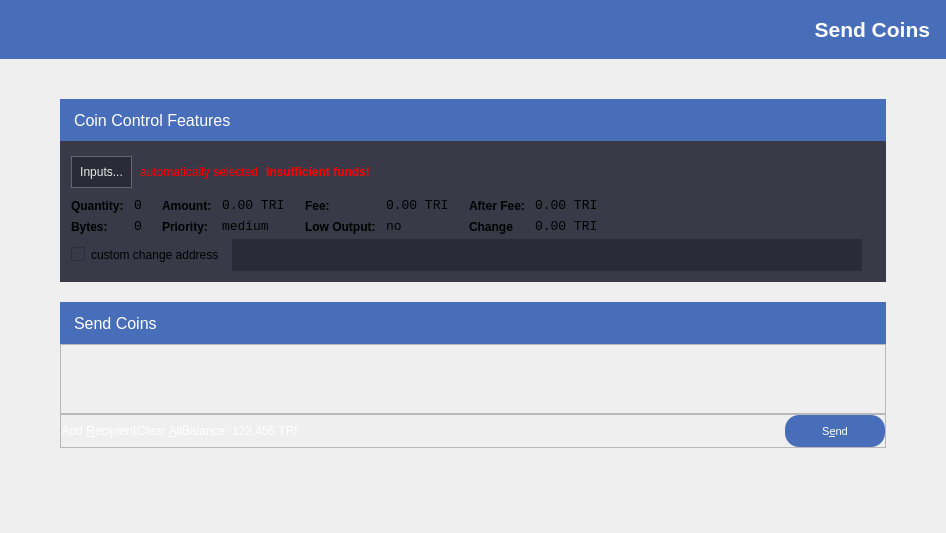
<?xml version="1.0" encoding="UTF-8"?>
<ui version="4.0">
 <class>SendCoinsDialog</class>
 <widget class="QDialog" name="SendCoinsDialog">
  <property name="geometry">
   <rect>
    <x>0</x>
    <y>0</y>
    <width>946</width>
    <height>533</height>
   </rect>
  </property>
  <property name="sizePolicy">
   <sizepolicy hsizetype="Preferred" vsizetype="Expanding">
    <horstretch>0</horstretch>
    <verstretch>0</verstretch>
   </sizepolicy>
  </property>
  <property name="windowTitle">
   <string>Send Coins</string>
  </property>
  <property name="styleSheet">
   <string notr="true"/>
  </property>
  <layout class="QVBoxLayout" name="verticalLayout" stretch="0,0,0,0">
   <property name="spacing">
    <number>0</number>
   </property>
   <property name="leftMargin">
    <number>0</number>
   </property>
   <property name="topMargin">
    <number>0</number>
   </property>
   <property name="rightMargin">
    <number>0</number>
   </property>
   <property name="bottomMargin">
    <number>0</number>
   </property>
   <item>
    <widget class="QLabel" name="pageTitle">
     <property name="minimumSize">
      <size>
       <width>0</width>
       <height>59</height>
      </size>
     </property>
     <property name="font">
      <font>
       <pointsize>16</pointsize>
       <weight>75</weight>
       <bold>true</bold>
      </font>
     </property>
     <property name="styleSheet">
      <string notr="true">background-color: #486EBA; color: white;padding-right: 10px;</string>
     </property>
     <property name="text">
      <string>Send Coins</string>
     </property>
     <property name="alignment">
      <set>Qt::AlignRight|Qt::AlignTrailing|Qt::AlignVCenter</set>
     </property>
    </widget>
   </item>
   <item>
    <spacer name="verticalSpacer_2">
     <property name="orientation">
      <enum>Qt::Vertical</enum>
     </property>
     <property name="sizeType">
      <enum>QSizePolicy::Fixed</enum>
     </property>
     <property name="sizeHint" stdset="0">
      <size>
       <width>20</width>
       <height>40</height>
      </size>
     </property>
    </spacer>
   </item>
   <item>
    <layout class="QHBoxLayout" name="horizontalLayout_5">
     <property name="spacing">
      <number>0</number>
     </property>
     <property name="leftMargin">
      <number>0</number>
     </property>
     <property name="topMargin">
      <number>0</number>
     </property>
     <property name="rightMargin">
      <number>0</number>
     </property>
     <property name="bottomMargin">
      <number>0</number>
     </property>
     <item>
      <spacer name="horizontalSpacer_3">
       <property name="orientation">
        <enum>Qt::Horizontal</enum>
       </property>
       <property name="sizeType">
        <enum>QSizePolicy::Fixed</enum>
       </property>
       <property name="sizeHint" stdset="0">
        <size>
         <width>60</width>
         <height>20</height>
        </size>
       </property>
      </spacer>
     </item>
     <item>
      <layout class="QVBoxLayout" name="verticalLayout_4">
       <property name="spacing">
        <number>0</number>
       </property>
       <property name="leftMargin">
        <number>0</number>
       </property>
       <property name="topMargin">
        <number>0</number>
       </property>
       <property name="rightMargin">
        <number>0</number>
       </property>
       <property name="bottomMargin">
        <number>0</number>
       </property>
       <item>
        <widget class="QFrame" name="frameCoinControl">
         <property name="sizePolicy">
          <sizepolicy hsizetype="Preferred" vsizetype="Preferred">
           <horstretch>0</horstretch>
           <verstretch>0</verstretch>
          </sizepolicy>
         </property>
         <property name="maximumSize">
          <size>
           <width>16777215</width>
           <height>200</height>
          </size>
         </property>
         <property name="styleSheet">
          <string notr="true">background-color: #393947; border: none;</string>
         </property>
         <property name="frameShape">
          <enum>QFrame::StyledPanel</enum>
         </property>
         <property name="frameShadow">
          <enum>QFrame::Raised</enum>
         </property>
         <layout class="QVBoxLayout" name="verticalLayoutCoinControl2">
          <property name="spacing">
           <number>0</number>
          </property>
          <property name="leftMargin">
           <number>0</number>
          </property>
          <property name="topMargin">
           <number>0</number>
          </property>
          <property name="rightMargin">
           <number>0</number>
          </property>
          <property name="bottomMargin">
           <number>0</number>
          </property>
          <item>
           <layout class="QVBoxLayout" name="verticalLayoutCoinControl" stretch="0,0,0,0">
            <property name="spacing">
             <number>0</number>
            </property>
            <property name="leftMargin">
             <number>0</number>
            </property>
            <property name="topMargin">
             <number>0</number>
            </property>
            <property name="bottomMargin">
             <number>11</number>
            </property>
            <item>
             <layout class="QHBoxLayout" name="horizontalLayoutCoinControl1">
              <property name="spacing">
               <number>0</number>
              </property>
              <property name="bottomMargin">
               <number>15</number>
              </property>
              <item>
               <widget class="QLabel" name="labelCoinControlFeatures">
                <property name="sizePolicy">
                 <sizepolicy hsizetype="Preferred" vsizetype="Maximum">
                  <horstretch>0</horstretch>
                  <verstretch>0</verstretch>
                 </sizepolicy>
                </property>
                <property name="minimumSize">
                 <size>
                  <width>0</width>
                  <height>42</height>
                 </size>
                </property>
                <property name="font">
                 <font>
                  <pointsize>12</pointsize>
                  <weight>50</weight>
                  <bold>false</bold>
                 </font>
                </property>
                <property name="styleSheet">
                 <string notr="true">color: #FFFFFF; background-color: #486EBA; padding-left: 10px;</string>
                </property>
                <property name="text">
                 <string>Coin Control Features</string>
                </property>
               </widget>
              </item>
             </layout>
            </item>
            <item>
             <layout class="QHBoxLayout" name="horizontalLayoutCoinControl2" stretch="0,0,0,0">
              <property name="spacing">
               <number>8</number>
              </property>
              <property name="leftMargin">
               <number>11</number>
              </property>
              <property name="bottomMargin">
               <number>10</number>
              </property>
              <item>
               <widget class="QPushButton" name="pushButtonCoinControl">
                <property name="styleSheet">
                 <string notr="true">QPushButton {font-family:'Helvetica Neue'; border: 1px solid #65676b; background-color: #2b2b37; color: #e9e8e8; padding: 8px}
        QPushButton:pressed {font-family:'Helvetica Neue'; border: 1px solid #65676b; background-color: #22222b; color: #e9e8e8}
        QPushButton:hover {font-family:'Helvetica Neue'; border: 1px solid #65676b; background-color: #22222b; color: #e9e8e8}</string>
                </property>
                <property name="text">
                 <string>Inputs...</string>
                </property>
               </widget>
              </item>
              <item>
               <widget class="QLabel" name="labelCoinControlAutomaticallySelected">
                <property name="font">
                 <font>
                  <kerning>true</kerning>
                 </font>
                </property>
                <property name="styleSheet">
                 <string notr="true">color: red;</string>
                </property>
                <property name="text">
                 <string>automatically selected</string>
                </property>
                <property name="margin">
                 <number>5</number>
                </property>
               </widget>
              </item>
              <item>
               <widget class="QLabel" name="labelCoinControlInsuffFunds">
                <property name="font">
                 <font>
                  <weight>75</weight>
                  <bold>true</bold>
                 </font>
                </property>
                <property name="styleSheet">
                 <string notr="true">color:red;font-weight:bold;</string>
                </property>
                <property name="text">
                 <string>Insufficient funds!</string>
                </property>
                <property name="margin">
                 <number>5</number>
                </property>
               </widget>
              </item>
              <item>
               <spacer name="horizontalSpacerCoinControl">
                <property name="orientation">
                 <enum>Qt::Horizontal</enum>
                </property>
                <property name="sizeHint" stdset="0">
                 <size>
                  <width>40</width>
                  <height>1</height>
                 </size>
                </property>
               </spacer>
              </item>
             </layout>
            </item>
            <item>
             <widget class="QWidget" name="widgetCoinControl" native="true">
              <property name="sizePolicy">
               <sizepolicy hsizetype="Preferred" vsizetype="Preferred">
                <horstretch>0</horstretch>
                <verstretch>0</verstretch>
               </sizepolicy>
              </property>
              <property name="minimumSize">
               <size>
                <width>0</width>
                <height>0</height>
               </size>
              </property>
              <property name="styleSheet">
               <string notr="true"/>
              </property>
              <layout class="QHBoxLayout" name="horizontalLayoutCoinControl5">
               <property name="leftMargin">
                <number>11</number>
               </property>
               <property name="topMargin">
                <number>0</number>
               </property>
               <property name="rightMargin">
                <number>0</number>
               </property>
               <property name="bottomMargin">
                <number>0</number>
               </property>
               <item>
                <layout class="QHBoxLayout" name="horizontalLayoutCoinControl3" stretch="0,0,0,1">
                 <property name="spacing">
                  <number>20</number>
                 </property>
                 <property name="topMargin">
                  <number>0</number>
                 </property>
                 <property name="bottomMargin">
                  <number>0</number>
                 </property>
                 <item>
                  <layout class="QFormLayout" name="formLayoutCoinControl1">
                   <property name="horizontalSpacing">
                    <number>10</number>
                   </property>
                   <property name="verticalSpacing">
                    <number>6</number>
                   </property>
                   <property name="leftMargin">
                    <number>0</number>
                   </property>
                   <property name="topMargin">
                    <number>0</number>
                   </property>
                   <property name="rightMargin">
                    <number>0</number>
                   </property>
                   <item row="0" column="0">
                    <widget class="QLabel" name="labelCoinControlQuantityText">
                     <property name="styleSheet">
                      <string notr="true">font-weight:bold;</string>
                     </property>
                     <property name="text">
                      <string>Quantity:</string>
                     </property>
                     <property name="margin">
                      <number>0</number>
                     </property>
                    </widget>
                   </item>
                   <item row="0" column="1">
                    <widget class="QLabel" name="labelCoinControlQuantity">
                     <property name="font">
                      <font>
                       <family>Monospace</family>
                       <pointsize>10</pointsize>
                      </font>
                     </property>
                     <property name="cursor">
                      <cursorShape>IBeamCursor</cursorShape>
                     </property>
                     <property name="contextMenuPolicy">
                      <enum>Qt::ActionsContextMenu</enum>
                     </property>
                     <property name="text">
                      <string>0</string>
                     </property>
                     <property name="margin">
                      <number>0</number>
                     </property>
                     <property name="textInteractionFlags">
                      <set>Qt::LinksAccessibleByMouse|Qt::TextSelectableByKeyboard|Qt::TextSelectableByMouse</set>
                     </property>
                    </widget>
                   </item>
                   <item row="1" column="0">
                    <widget class="QLabel" name="labelCoinControlBytesText">
                     <property name="styleSheet">
                      <string notr="true">font-weight:bold;</string>
                     </property>
                     <property name="text">
                      <string>Bytes:</string>
                     </property>
                    </widget>
                   </item>
                   <item row="1" column="1">
                    <widget class="QLabel" name="labelCoinControlBytes">
                     <property name="font">
                      <font>
                       <family>Monospace</family>
                       <pointsize>10</pointsize>
                      </font>
                     </property>
                     <property name="cursor">
                      <cursorShape>IBeamCursor</cursorShape>
                     </property>
                     <property name="contextMenuPolicy">
                      <enum>Qt::ActionsContextMenu</enum>
                     </property>
                     <property name="text">
                      <string>0</string>
                     </property>
                     <property name="textInteractionFlags">
                      <set>Qt::LinksAccessibleByMouse|Qt::TextSelectableByKeyboard|Qt::TextSelectableByMouse</set>
                     </property>
                    </widget>
                   </item>
                  </layout>
                 </item>
                 <item>
                  <layout class="QFormLayout" name="formLayoutCoinControl2">
                   <property name="horizontalSpacing">
                    <number>10</number>
                   </property>
                   <property name="verticalSpacing">
                    <number>6</number>
                   </property>
                   <property name="leftMargin">
                    <number>0</number>
                   </property>
                   <property name="topMargin">
                    <number>0</number>
                   </property>
                   <property name="rightMargin">
                    <number>0</number>
                   </property>
                   <item row="0" column="0">
                    <widget class="QLabel" name="labelCoinControlAmountText">
                     <property name="styleSheet">
                      <string notr="true">font-weight:bold;</string>
                     </property>
                     <property name="text">
                      <string>Amount:</string>
                     </property>
                     <property name="margin">
                      <number>0</number>
                     </property>
                    </widget>
                   </item>
                   <item row="0" column="1">
                    <widget class="QLabel" name="labelCoinControlAmount">
                     <property name="font">
                      <font>
                       <family>Monospace</family>
                       <pointsize>10</pointsize>
                      </font>
                     </property>
                     <property name="cursor">
                      <cursorShape>IBeamCursor</cursorShape>
                     </property>
                     <property name="contextMenuPolicy">
                      <enum>Qt::ActionsContextMenu</enum>
                     </property>
                     <property name="text">
                      <string>0.00 TRI</string>
                     </property>
                     <property name="textInteractionFlags">
                      <set>Qt::LinksAccessibleByMouse|Qt::TextSelectableByKeyboard|Qt::TextSelectableByMouse</set>
                     </property>
                    </widget>
                   </item>
                   <item row="1" column="0">
                    <widget class="QLabel" name="labelCoinControlPriorityText">
                     <property name="styleSheet">
                      <string notr="true">font-weight:bold;</string>
                     </property>
                     <property name="text">
                      <string>Priority:</string>
                     </property>
                    </widget>
                   </item>
                   <item row="1" column="1">
                    <widget class="QLabel" name="labelCoinControlPriority">
                     <property name="font">
                      <font>
                       <family>Monospace</family>
                       <pointsize>10</pointsize>
                      </font>
                     </property>
                     <property name="cursor">
                      <cursorShape>IBeamCursor</cursorShape>
                     </property>
                     <property name="contextMenuPolicy">
                      <enum>Qt::ActionsContextMenu</enum>
                     </property>
                     <property name="text">
                      <string>medium</string>
                     </property>
                     <property name="textInteractionFlags">
                      <set>Qt::LinksAccessibleByMouse|Qt::TextSelectableByKeyboard|Qt::TextSelectableByMouse</set>
                     </property>
                    </widget>
                   </item>
                  </layout>
                 </item>
                 <item>
                  <layout class="QFormLayout" name="formLayoutCoinControl3">
                   <property name="horizontalSpacing">
                    <number>10</number>
                   </property>
                   <property name="verticalSpacing">
                    <number>6</number>
                   </property>
                   <property name="leftMargin">
                    <number>0</number>
                   </property>
                   <property name="topMargin">
                    <number>0</number>
                   </property>
                   <property name="rightMargin">
                    <number>0</number>
                   </property>
                   <item row="0" column="0">
                    <widget class="QLabel" name="labelCoinControlFeeText">
                     <property name="styleSheet">
                      <string notr="true">font-weight:bold;</string>
                     </property>
                     <property name="text">
                      <string>Fee:</string>
                     </property>
                     <property name="margin">
                      <number>0</number>
                     </property>
                    </widget>
                   </item>
                   <item row="0" column="1">
                    <widget class="QLabel" name="labelCoinControlFee">
                     <property name="font">
                      <font>
                       <family>Monospace</family>
                       <pointsize>10</pointsize>
                      </font>
                     </property>
                     <property name="cursor">
                      <cursorShape>IBeamCursor</cursorShape>
                     </property>
                     <property name="contextMenuPolicy">
                      <enum>Qt::ActionsContextMenu</enum>
                     </property>
                     <property name="text">
                      <string>0.00 TRI</string>
                     </property>
                     <property name="textInteractionFlags">
                      <set>Qt::LinksAccessibleByMouse|Qt::TextSelectableByKeyboard|Qt::TextSelectableByMouse</set>
                     </property>
                    </widget>
                   </item>
                   <item row="1" column="0">
                    <widget class="QLabel" name="labelCoinControlLowOutputText">
                     <property name="styleSheet">
                      <string notr="true">font-weight:bold;</string>
                     </property>
                     <property name="text">
                      <string>Low Output:</string>
                     </property>
                    </widget>
                   </item>
                   <item row="1" column="1">
                    <widget class="QLabel" name="labelCoinControlLowOutput">
                     <property name="font">
                      <font>
                       <family>Monospace</family>
                       <pointsize>10</pointsize>
                      </font>
                     </property>
                     <property name="cursor">
                      <cursorShape>IBeamCursor</cursorShape>
                     </property>
                     <property name="contextMenuPolicy">
                      <enum>Qt::ActionsContextMenu</enum>
                     </property>
                     <property name="text">
                      <string>no</string>
                     </property>
                     <property name="textInteractionFlags">
                      <set>Qt::LinksAccessibleByMouse|Qt::TextSelectableByKeyboard|Qt::TextSelectableByMouse</set>
                     </property>
                    </widget>
                   </item>
                  </layout>
                 </item>
                 <item>
                  <layout class="QFormLayout" name="formLayoutCoinControl4">
                   <property name="horizontalSpacing">
                    <number>10</number>
                   </property>
                   <property name="verticalSpacing">
                    <number>6</number>
                   </property>
                   <property name="leftMargin">
                    <number>0</number>
                   </property>
                   <property name="topMargin">
                    <number>0</number>
                   </property>
                   <property name="rightMargin">
                    <number>0</number>
                   </property>
                   <item row="0" column="0">
                    <widget class="QLabel" name="labelCoinControlAfterFeeText">
                     <property name="styleSheet">
                      <string notr="true">font-weight:bold;</string>
                     </property>
                     <property name="text">
                      <string>After Fee:</string>
                     </property>
                     <property name="margin">
                      <number>0</number>
                     </property>
                    </widget>
                   </item>
                   <item row="0" column="1">
                    <widget class="QLabel" name="labelCoinControlAfterFee">
                     <property name="font">
                      <font>
                       <family>Monospace</family>
                       <pointsize>10</pointsize>
                      </font>
                     </property>
                     <property name="cursor">
                      <cursorShape>IBeamCursor</cursorShape>
                     </property>
                     <property name="contextMenuPolicy">
                      <enum>Qt::ActionsContextMenu</enum>
                     </property>
                     <property name="text">
                      <string>0.00 TRI</string>
                     </property>
                     <property name="textInteractionFlags">
                      <set>Qt::LinksAccessibleByMouse|Qt::TextSelectableByKeyboard|Qt::TextSelectableByMouse</set>
                     </property>
                    </widget>
                   </item>
                   <item row="1" column="0">
                    <widget class="QLabel" name="labelCoinControlChangeText">
                     <property name="styleSheet">
                      <string notr="true">font-weight:bold;</string>
                     </property>
                     <property name="text">
                      <string>Change</string>
                     </property>
                    </widget>
                   </item>
                   <item row="1" column="1">
                    <widget class="QLabel" name="labelCoinControlChange">
                     <property name="font">
                      <font>
                       <family>Monospace</family>
                       <pointsize>10</pointsize>
                      </font>
                     </property>
                     <property name="cursor">
                      <cursorShape>IBeamCursor</cursorShape>
                     </property>
                     <property name="contextMenuPolicy">
                      <enum>Qt::ActionsContextMenu</enum>
                     </property>
                     <property name="text">
                      <string>0.00 TRI</string>
                     </property>
                     <property name="textInteractionFlags">
                      <set>Qt::LinksAccessibleByMouse|Qt::TextSelectableByKeyboard|Qt::TextSelectableByMouse</set>
                     </property>
                    </widget>
                   </item>
                  </layout>
                 </item>
                </layout>
               </item>
              </layout>
             </widget>
            </item>
            <item>
             <layout class="QHBoxLayout" name="horizontalLayoutCoinControl4" stretch="0,0,0">
              <property name="spacing">
               <number>12</number>
              </property>
              <property name="sizeConstraint">
               <enum>QLayout::SetDefaultConstraint</enum>
              </property>
              <property name="leftMargin">
               <number>11</number>
              </property>
              <property name="topMargin">
               <number>5</number>
              </property>
              <property name="rightMargin">
               <number>5</number>
              </property>
              <item>
               <widget class="QCheckBox" name="checkBoxCoinControlChange">
                <property name="text">
                 <string>custom change address</string>
                </property>
               </widget>
              </item>
              <item>
               <widget class="QLineEdit" name="lineEditCoinControlChange">
                <property name="enabled">
                 <bool>false</bool>
                </property>
                <property name="sizePolicy">
                 <sizepolicy hsizetype="Expanding" vsizetype="Fixed">
                  <horstretch>0</horstretch>
                  <verstretch>0</verstretch>
                 </sizepolicy>
                </property>
                <property name="minimumSize">
                 <size>
                  <width>0</width>
                  <height>32</height>
                 </size>
                </property>
                <property name="styleSheet">
                 <string notr="true">background-color: #2b2b37; color: #FFFFFF;padding-left: 5px;</string>
                </property>
               </widget>
              </item>
              <item>
               <widget class="QLabel" name="labelCoinControlChangeLabel">
                <property name="sizePolicy">
                 <sizepolicy hsizetype="Preferred" vsizetype="Expanding">
                  <horstretch>0</horstretch>
                  <verstretch>0</verstretch>
                 </sizepolicy>
                </property>
                <property name="minimumSize">
                 <size>
                  <width>0</width>
                  <height>0</height>
                 </size>
                </property>
                <property name="text">
                 <string/>
                </property>
                <property name="margin">
                 <number>3</number>
                </property>
               </widget>
              </item>
             </layout>
            </item>
           </layout>
          </item>
         </layout>
        </widget>
       </item>
       <item>
        <spacer name="verticalSpacer_4">
         <property name="orientation">
          <enum>Qt::Vertical</enum>
         </property>
         <property name="sizeType">
          <enum>QSizePolicy::Fixed</enum>
         </property>
         <property name="sizeHint" stdset="0">
          <size>
           <width>20</width>
           <height>20</height>
          </size>
         </property>
        </spacer>
       </item>
       <item>
        <widget class="QLabel" name="sendCoinsFormTitle">
         <property name="minimumSize">
          <size>
           <width>0</width>
           <height>42</height>
          </size>
         </property>
         <property name="maximumSize">
          <size>
           <width>16777215</width>
           <height>42</height>
          </size>
         </property>
         <property name="font">
          <font>
           <pointsize>12</pointsize>
          </font>
         </property>
         <property name="styleSheet">
          <string notr="true">color: #FFFFFF; background-color: #486EBA; padding-left: 10px;</string>
         </property>
         <property name="text">
          <string>Send Coins</string>
         </property>
        </widget>
       </item>
       <item>
        <widget class="QScrollArea" name="scrollArea">
         <property name="styleSheet">
          <string notr="true"/>
         </property>
         <property name="widgetResizable">
          <bool>true</bool>
         </property>
         <widget class="QWidget" name="scrollAreaWidgetContents">
          <property name="geometry">
           <rect>
            <x>0</x>
            <y>0</y>
            <width>820</width>
            <height>85</height>
           </rect>
          </property>
          <property name="styleSheet">
           <string notr="true">border: none;</string>
          </property>
          <layout class="QVBoxLayout" name="verticalLayout_2">
           <property name="leftMargin">
            <number>0</number>
           </property>
           <property name="topMargin">
            <number>0</number>
           </property>
           <property name="rightMargin">
            <number>0</number>
           </property>
           <property name="bottomMargin">
            <number>0</number>
           </property>
           <item>
            <layout class="QVBoxLayout" name="entries">
             <property name="spacing">
              <number>6</number>
             </property>
            </layout>
           </item>
           <item>
            <spacer name="verticalSpacer">
             <property name="orientation">
              <enum>Qt::Vertical</enum>
             </property>
             <property name="sizeHint" stdset="0">
              <size>
               <width>20</width>
               <height>40</height>
              </size>
             </property>
            </spacer>
           </item>
          </layout>
         </widget>
        </widget>
       </item>
       <item>
        <widget class="QFrame" name="frameMenu">
         <property name="minimumSize">
          <size>
           <width>0</width>
           <height>0</height>
          </size>
         </property>
         <property name="frameShape">
          <enum>QFrame::StyledPanel</enum>
         </property>
         <property name="frameShadow">
          <enum>QFrame::Raised</enum>
         </property>
         <layout class="QHBoxLayout" name="horizontalLayout_4">
          <property name="spacing">
           <number>0</number>
          </property>
          <property name="leftMargin">
           <number>0</number>
          </property>
          <property name="topMargin">
           <number>0</number>
          </property>
          <property name="rightMargin">
           <number>0</number>
          </property>
          <property name="bottomMargin">
           <number>0</number>
          </property>
          <item>
           <layout class="QHBoxLayout" name="horizontalLayout_3">
            <property name="leftMargin">
             <number>0</number>
            </property>
            <property name="topMargin">
             <number>0</number>
            </property>
            <item>
             <layout class="QHBoxLayout" name="horizontalLayout">
              <item>
               <widget class="QPushButton" name="addButton">
                <property name="toolTip">
                 <string>Send to multiple recipients at once</string>
                </property>
                <property name="styleSheet">
                 <string notr="true">color: #FFFFFF; border: none;</string>
                </property>
                <property name="text">
                 <string>Add &amp;Recipient</string>
                </property>
                <property name="icon">
                 <iconset resource="../bitcoin.qrc">
                  <normaloff>:/icons/add</normaloff>:/icons/add</iconset>
                </property>
                <property name="autoDefault">
                 <bool>false</bool>
                </property>
               </widget>
              </item>
              <item>
               <widget class="QPushButton" name="clearButton">
                <property name="sizePolicy">
                 <sizepolicy hsizetype="Minimum" vsizetype="Fixed">
                  <horstretch>0</horstretch>
                  <verstretch>0</verstretch>
                 </sizepolicy>
                </property>
                <property name="toolTip">
                 <string>Remove all transaction fields</string>
                </property>
                <property name="styleSheet">
                 <string notr="true">color: #FFFFFF; border: none;</string>
                </property>
                <property name="text">
                 <string>Clear &amp;All</string>
                </property>
                <property name="icon">
                 <iconset resource="../bitcoin.qrc">
                  <normaloff>:/icons/remove</normaloff>:/icons/remove</iconset>
                </property>
                <property name="autoRepeatDelay">
                 <number>300</number>
                </property>
                <property name="autoDefault">
                 <bool>false</bool>
                </property>
               </widget>
              </item>
              <item>
               <layout class="QHBoxLayout" name="horizontalLayout_2">
                <property name="spacing">
                 <number>3</number>
                </property>
                <item>
                 <widget class="QLabel" name="label">
                  <property name="sizePolicy">
                   <sizepolicy hsizetype="Preferred" vsizetype="Fixed">
                    <horstretch>0</horstretch>
                    <verstretch>0</verstretch>
                   </sizepolicy>
                  </property>
                  <property name="styleSheet">
                   <string notr="true">color: #FFFFFF;</string>
                  </property>
                  <property name="text">
                   <string>Balance:</string>
                  </property>
                 </widget>
                </item>
                <item>
                 <widget class="QLabel" name="labelBalance">
                  <property name="sizePolicy">
                   <sizepolicy hsizetype="Preferred" vsizetype="Fixed">
                    <horstretch>0</horstretch>
                    <verstretch>0</verstretch>
                   </sizepolicy>
                  </property>
                  <property name="cursor">
                   <cursorShape>IBeamCursor</cursorShape>
                  </property>
                  <property name="styleSheet">
                   <string notr="true">color: #FFFFFF;</string>
                  </property>
                  <property name="text">
                   <string>123.456 TRI</string>
                  </property>
                  <property name="textInteractionFlags">
                   <set>Qt::LinksAccessibleByMouse|Qt::TextSelectableByKeyboard|Qt::TextSelectableByMouse</set>
                  </property>
                 </widget>
                </item>
               </layout>
              </item>
              <item>
               <spacer name="horizontalSpacer">
                <property name="orientation">
                 <enum>Qt::Horizontal</enum>
                </property>
                <property name="sizeHint" stdset="0">
                 <size>
                  <width>40</width>
                  <height>20</height>
                 </size>
                </property>
               </spacer>
              </item>
              <item>
               <widget class="QPushButton" name="sendButton">
                <property name="minimumSize">
                 <size>
                  <width>100</width>
                  <height>32</height>
                 </size>
                </property>
                <property name="font">
                 <font>
                  <pointsize>8</pointsize>
                 </font>
                </property>
                <property name="toolTip">
                 <string>Confirm the send action</string>
                </property>
                <property name="styleSheet">
                 <string notr="true">background-color: #486EBA;
color: white;
border-radius:14px;
border-width:0px;</string>
                </property>
                <property name="text">
                 <string>S&amp;end</string>
                </property>
                <property name="default">
                 <bool>true</bool>
                </property>
               </widget>
              </item>
             </layout>
            </item>
           </layout>
          </item>
         </layout>
        </widget>
       </item>
      </layout>
     </item>
     <item>
      <spacer name="horizontalSpacer_2">
       <property name="orientation">
        <enum>Qt::Horizontal</enum>
       </property>
       <property name="sizeType">
        <enum>QSizePolicy::Fixed</enum>
       </property>
       <property name="sizeHint" stdset="0">
        <size>
         <width>60</width>
         <height>20</height>
        </size>
       </property>
      </spacer>
     </item>
    </layout>
   </item>
   <item>
    <spacer name="verticalSpacer_3">
     <property name="orientation">
      <enum>Qt::Vertical</enum>
     </property>
     <property name="sizeType">
      <enum>QSizePolicy::Expanding</enum>
     </property>
     <property name="sizeHint" stdset="0">
      <size>
       <width>20</width>
       <height>20</height>
      </size>
     </property>
    </spacer>
   </item>
  </layout>
 </widget>
 <resources>
  <include location="../bitcoin.qrc"/>
 </resources>
 <connections/>
</ui>
